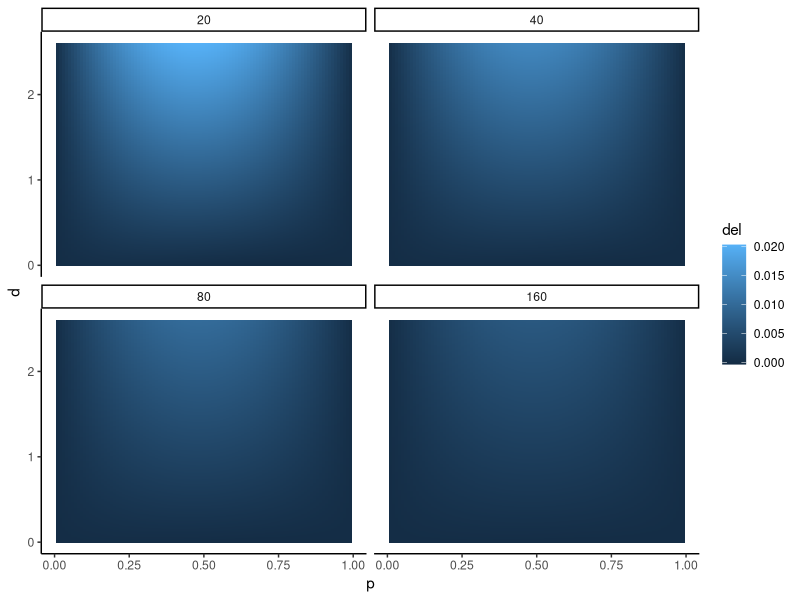
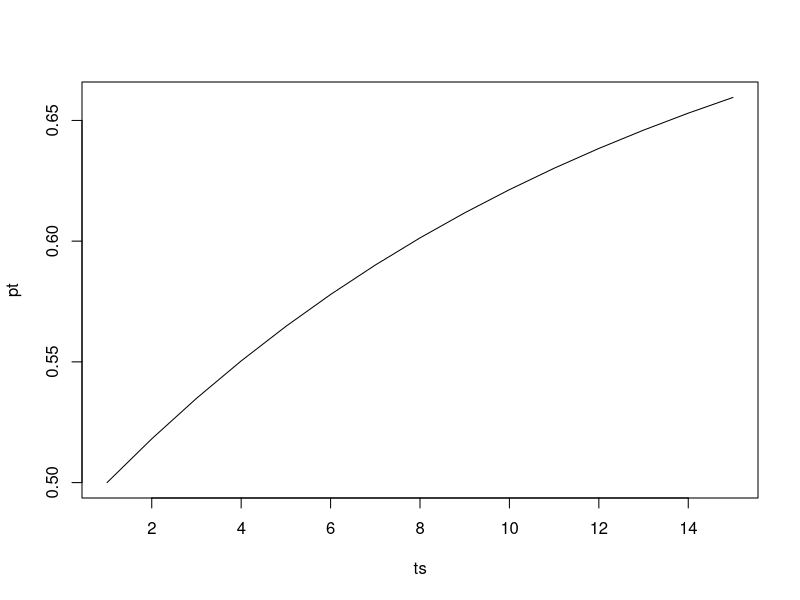
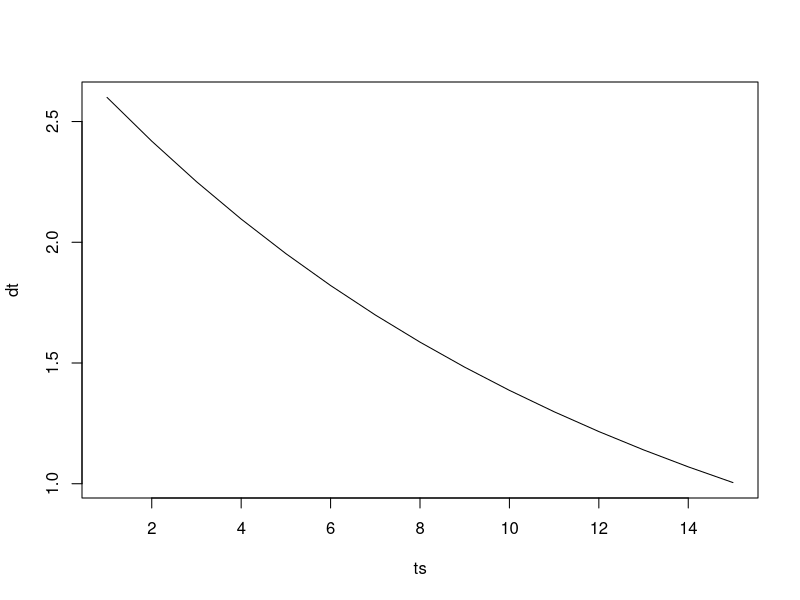
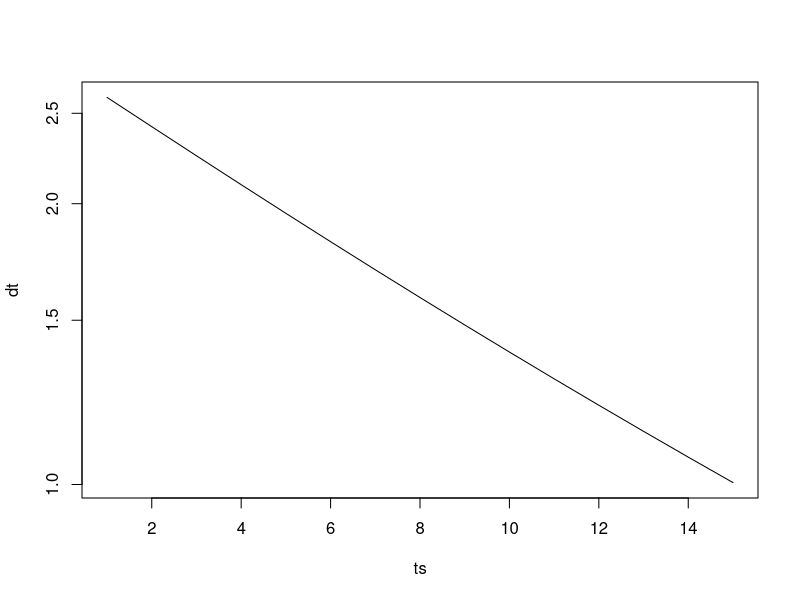
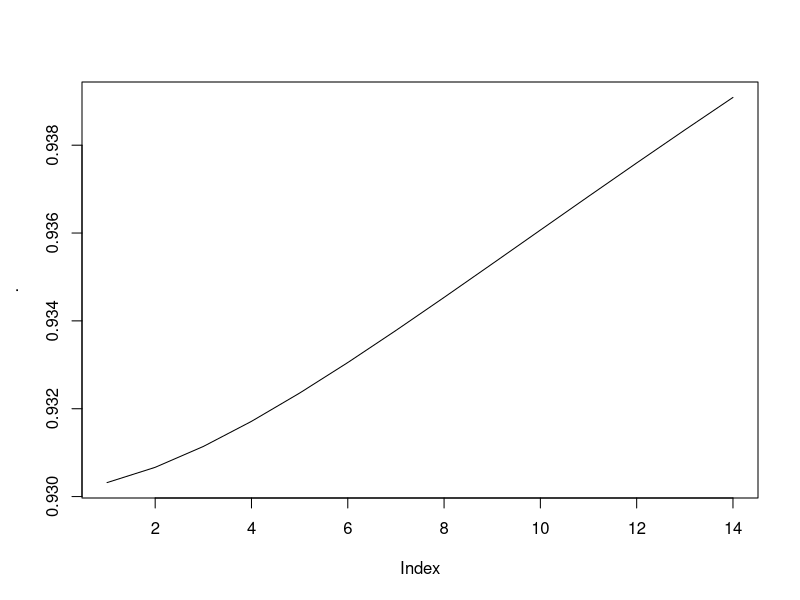
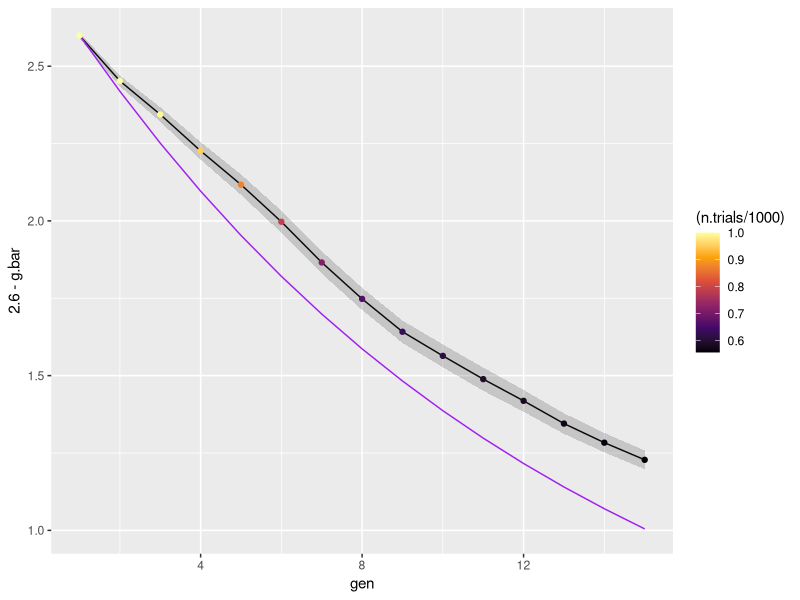
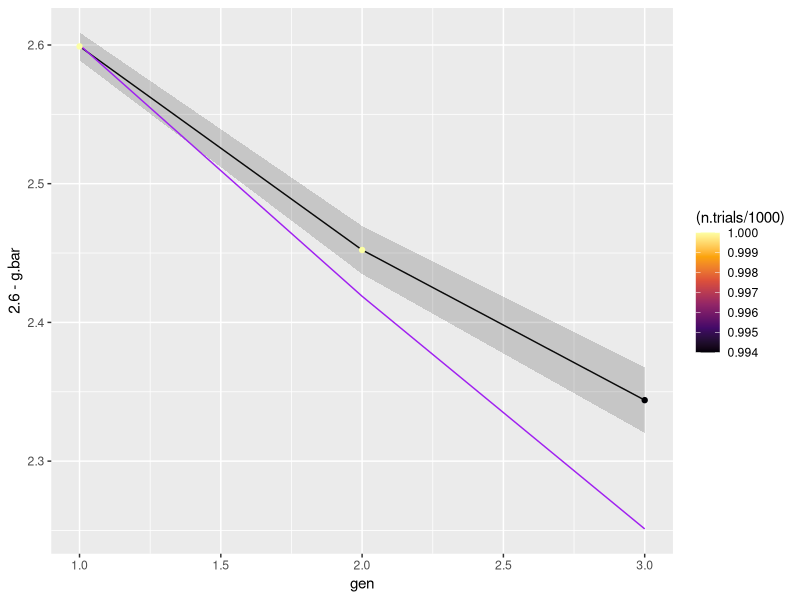

The R source for these figures, in order:
# Script to look at change in allele frequencies

library(ggplot2)
library(dplyr)
library(tidyr)
library(tidyselect)

#### First, try an expression for change in allele frequencies over time.

## Expression depends on p, d, w, m

# Set w
w = sqrt(1 / 0.14 / 2)

# Make a grid of values
# and calculate change in allele frequency
a = expand.grid(d = (0:260) / 100,
                p = (1:99) / 100,
                m = c(20, 40, 80, 160)) %>%
  mutate(q = 1 - p,
         w_A = exp(-(d - 1/sqrt(m))^2 / (2*w^2)),
         w_0 = exp(-d^2 / (2*w^2)),
         w_a = exp(-(d + 1/sqrt(m))^2 / (2*w^2)),
         N_p = p * (w_A*p*(p+1) + w_0*q*(2*p+1) + w_a * q^2),
         N   = 2 * (p^2 * w_A + 2*p*q*w_0 + q^2 * w_a),
         p_2 = N_p / N,
         del = p_2 - p)

# Plot results
ggplot(a) +
  geom_tile(aes(x = p, y = d, fill = del)) +
  facet_wrap(~ m) +
  theme_classic()

# Looks right - most change when m is small, d is large, p = 0.5

### Now try to iterate out changes in p and d

# Initialize
# m = number of alleles
# wsq = fitness term used in model fitting
# ts = timestep
# pt = allele frequency over time
#   init at 1/2
# dt = distance from phenotypic optimum over time
#   init at 2.6 (used in sims)
m = 25
ts = 1:15
pt = 1:15
dt = 1:15
pt[1] = 0.5
dt[1] = 2.6

# Iterate forward pt, dt
for (tt in ts[-1]) {
  p = pt[tt-1]
  q = 1 - p
  d = dt[tt-1]
  wA = exp(-(d - 1/sqrt(m))^2 / (2*w^2))
  w0 = exp(-d^2 / (2*w^2))
  wa = exp(-(d + 1/sqrt(m))^2 / (2*w^2))
  Np = p * (wA*p*(p+1) + w0*q*(2*p+1) + wa * q^2) # this is correct... just numerical error
  N  = 2 * (p^2 * wA + 2*p*q*w0 + q^2 * wa)
  pt[tt] = Np / N
  dt[tt] = dt[1] - sqrt(m) * (pt[tt] - (1 - pt[tt]))
}

# Plot results.
plot(ts, pt, type = 'l')
plot(ts, dt, type = 'l')

# Any signal of logginess in d?
plot(ts, dt, type = 'l', log = 'y')
# Sort of linear...
dt %>% log() %>% diff() %>% exp() %>% plot(type = 'l')
# If it was geometric, this curve would be flat.
# So, sub-geometric?

#### Now compare with simulation results

# Read in simulation results
egk = read.csv('analyze_model/eg_1k_n0_20.csv')

head(egk)

# Plot genotypic change against time
#   black = observed in data
#   purple = predicted above
ggplot(egk, aes(x = gen)) +
  geom_line(aes(y = 2.6 - g.bar)) +
  geom_ribbon(aes(ymin = 2.6 - (g.bar + 2 * sqrt(g.var / n.trials)),
                  ymax = 2.6 - (g.bar - 2 * sqrt(g.var / n.trials))),
              alpha = 0.2) +
  geom_line(aes(x = ts, y = dt),
            data = data.frame(ts = ts, dt = dt),
            colour = 'purple') +
  geom_point(aes(y = 2.6 - g.bar, colour = (n.trials / 1000))) +
  scale_color_viridis_c(option = 'B')

ggplot(egk %>% filter(gen < 4), aes(x = gen)) +
  geom_line(aes(y = 2.6 - g.bar)) +
  geom_ribbon(aes(ymin = 2.6 - (g.bar + 2 * sqrt(g.var / n.trials)),
                  ymax = 2.6 - (g.bar - 2 * sqrt(g.var / n.trials))),
              alpha = 0.2) +
  geom_line(aes(x = ts, y = dt),
            data = data.frame(ts = ts[1:3], dt = dt[1:3]),
            colour = 'purple') +
  geom_point(aes(y = 2.6 - g.bar, colour = (n.trials / 1000))) +
  scale_color_viridis_c(option = 'B')

# Genotypic change as modeled above is too fast.


